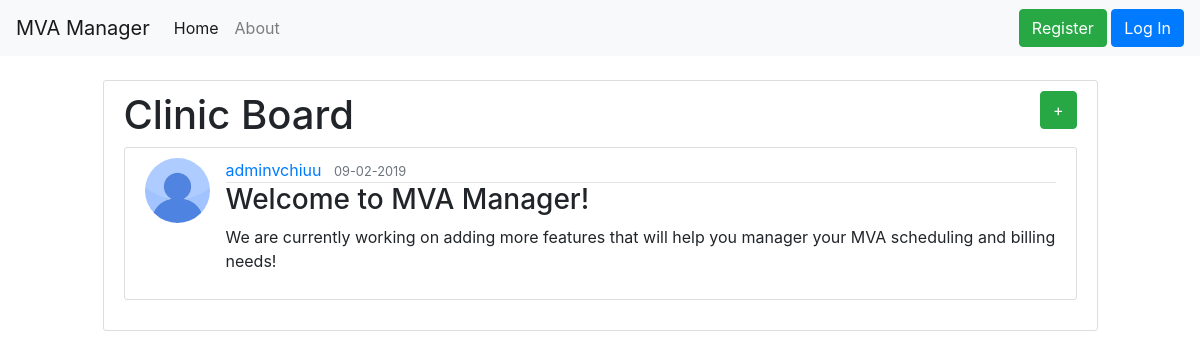
The app's page /clinicboard/1 with its own data.
### mvaManager/models.py (models this page shows, shortened)
class User(db.Model, UserMixin):
  id = db.Column(db.Integer, primary_key=True)
  username = db.Column(db.String(20), unique=True, nullable=False)
  firstname = db.Column(db.String(20), nullable=False)
  lastname = db.Column(db.String(20), nullable=False)
  email = db.Column(db.String(120), unique=True, nullable=False)
  image_file = db.Column(db.String(20), nullable=False, default='default.jpg')
  password = db.Column(db.String(60), nullable=False)
  posts = db.relationship('Post', backref='author', lazy=True)

class Post(db.Model):
  id = db.Column(db.Integer, primary_key=True)
  title = db.Column(db.String(20), nullable=False, default='(New Title)')
  date_posted = db.Column(db.DateTime, nullable=False, default=datetime.utcnow)
  content = db.Column(db.Text, nullable=False)
  user_id = db.Column(db.Integer, db.ForeignKey('user.id'), nullable=False)

### mvaManager/posts/routes.py (the view)
@posts.route('/clinicboard/<int:post_id>')
def post(post_id):
  post = Post.query.get_or_404(post_id)
  return render_template('clinicboard/post.html', title=post.title, post=post)

### mvaManager/templates/clinicboard/post.html (shortened to what this page needs)
{% extends "layout.html" %}
{% block content %}
  <br>
  <div class="content-section">
  <div class="row">
    <div class="col-md-6">
      <h1>Clinic Board</h1>
    </div>
    <div class="col-sm-6">
      <div class="text-right">
        <a class="btn btn-success" href="{{ url_for('posts.new_post')}}"> + </a></td>
      </div>
    </div>
  </div>
  <article class="media content-section">
    <img class="rounded-circle" style="height: 65px; width: 65px; margin-right: 16px"src="{{ url_for('static', filename='profile_pictures/' + post.author.image_file) }}">
    <div class="media-body">
      <div style="border-bottom: 1px solid #e3e3e3">
        <a class="mr-2" href='#'>{{ post.author.username }}</a>
        <small class="text-muted">{{ post.date_posted.strftime('%m-%d-%Y') }}</small>
      </div>
      <h3> {{ post.title }} </h3>
      <p class="article-content"> {{ post.content }}</p>
    </div>
  </article>
  {% endblock content %}

### mvaManager/static/main.css (style rules this page uses)
.content-section { background: #ffffff; padding: 10px 20px; border: 1px solid #dddddd; border-radius: 3px; margin-bottom: 20px; }

### records on screen
User: image_file (placeholder picture), author.username "adminvchiuu"
Post: date_posted "09-02-2019", title "Welcome to MVA Manager!", content "We are currently working on adding more features that will help you manager your MVA scheduling and billing needs!"
